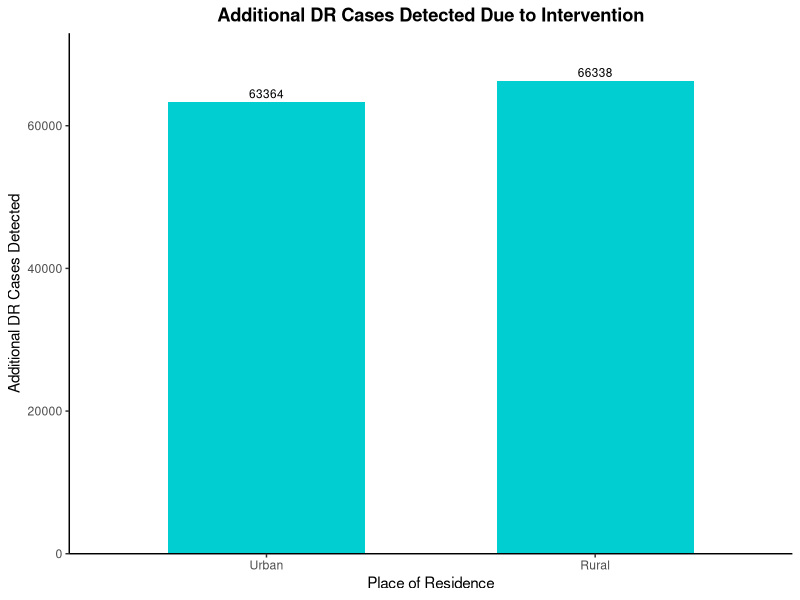
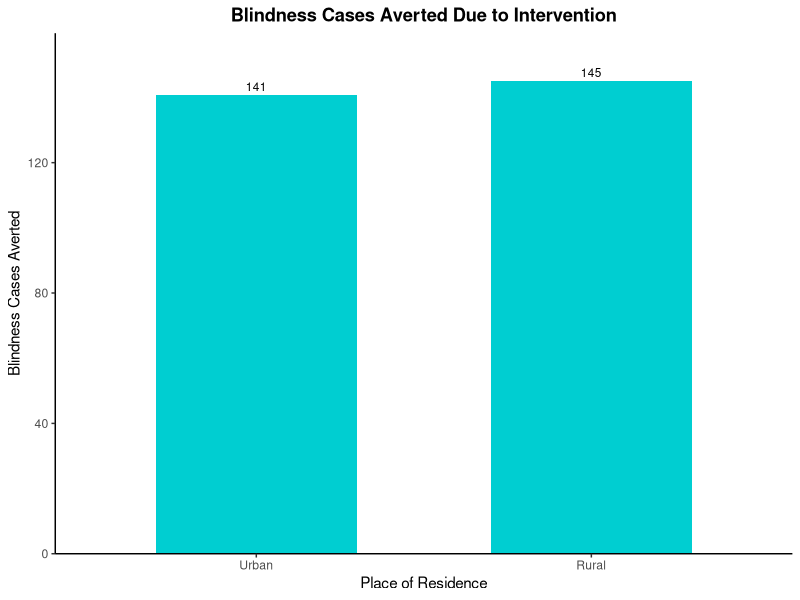

Reproduce these figures in R, in order.
#health benefit calculation and disaggregation by urban/rural sector 
#cases of DR detected and cases of blindness averted due to intervention
input <- read.csv("input table new.csv")
input$Parameters <- trimws(input$Parameters)
input$Value <- as.numeric(gsub(",", "", input$Value)) 
get_val <- function(name) input$Value[input$Parameters == name]
scale_to_target_pop <- get_val("target_pop") / get_val("pop")
plain_number <- function(x) format(round(x, 0), scientific = FALSE, trim = TRUE)

sectors <- c("u", "r")   # u = urban, r = rural
sector_labels <- c("Urban", "Rural")
get_pcu_sector <- function(s) get_val(paste0("pcu_", s)) / 100

#section 1: Additional DR cases detected due to intervention  

# 1.1 DR cases detected before intervention by sector
dr_baseline_ur <- sapply(sectors, function(s) {
  get_val(paste0("pop_", s)) *
    get_val(paste0("dr_", s)) *
    get_pcu_sector(s) *
    get_val("cov_b") *
    get_val("sens_b")
})

# 1.2 DR cases detected after intervention by sector
dr_inv_ur <- sapply(sectors, function(s) {
  get_val(paste0("pop_", s)) *
    get_val(paste0("dr_", s)) *
    get_pcu_sector(s) *
    get_val("cov_inv") *
    get_val("sens_inv")
})

# 1.3 Additional DR cases detected
dr_detected_ur <- dr_inv_ur - dr_baseline_ur
dr_detected_ur_target <- dr_detected_ur * scale_to_target_pop

library(ggplot2)
plot_dr_ur <- data.frame(
  sector = factor(sector_labels, levels = sector_labels),
  dr_detected = dr_detected_ur_target
)

ggplot(plot_dr_ur, aes(x = sector, y = dr_detected)) +
  geom_col(fill = "darkturquoise", width = 0.6) +
  geom_text(aes(label = plain_number(dr_detected)), vjust = -0.4, size = 3) +
  scale_y_continuous(labels = plain_number,
                     expand = expansion(mult = c(0, 0.1))) +
  labs(title = "Additional DR Cases Detected Due to Intervention",
       x = "Place of Residence",
       y = "Additional DR Cases Detected") +
  theme_classic() +
  theme(plot.title = element_text(hjust = 0.5, face = "bold"))


# ─── Section 2: Blindness cases averted due to intervention ────────────────────

# 2.1 Blindness cases due to DR before intervention by sector
blind_baseline_ur <- sapply(sectors, function(s) {
  get_val(paste0("pop_", s)) *
    get_val(paste0("dr_", s)) *
    get_pcu_sector(s) *
    get_val("cov_b") *
    get_val("sens_b") *
    (1 - get_val("lfu_referral")) *
    (1 - get_val("lfu_treat")) *
    get_val(paste0("vtdr_dr_", s)) *
    get_val("eff_blind")
})

# 2.2 Blindness cases due to DR after intervention by sector (with VTDR reduction)
blind_inv_ur <- sapply(sectors, function(s) {
  get_val(paste0("pop_", s)) *
    get_val(paste0("dr_", s)) *
    get_pcu_sector(s) *
    get_val("cov_inv") *
    get_val("sens_inv") *
    (1 - get_val("lfu_referral")) *
    (1 - get_val("lfu_treat")) *
    get_val(paste0("vtdr_dr_", s)) *
    (1 - get_val("vtdr_reduction")) *
    get_val("eff_blind")
})

# 2.3 Blindness cases averted
blind_averted_ur <- blind_inv_ur - blind_baseline_ur
blind_averted_ur_target <- blind_averted_ur * scale_to_target_pop

plot_blind_ur <- data.frame(
  sector = factor(sector_labels, levels = sector_labels),
  blind_averted = blind_averted_ur_target
)

ggplot(plot_blind_ur, aes(x = sector, y = blind_averted)) +
  geom_col(fill = "darkturquoise", width = 0.6) +
  geom_text(aes(label = plain_number(blind_averted)), vjust = -0.4, size = 3) +
  scale_y_continuous(labels = plain_number,
                     expand = expansion(mult = c(0, 0.1))) +
  labs(title = "Blindness Cases Averted Due to Intervention",
       x = "Place of Residence",
       y = "Blindness Cases Averted") +
  theme_classic() +
  theme(plot.title = element_text(hjust = 0.5, face = "bold"))

#dashboard

health_benefit_dash_ur <- as.data.frame(rbind(
  round(dr_detected_ur_target, 0),
  round(blind_averted_ur_target, 0)))
  colnames(health_benefit_dash_ur) <- c("Urban", "Rural")
  rownames(health_benefit_dash_ur) <- c(
    "Additional DR Cases Detected (scaled to target population)",
    "Blindness Cases Averted (scaled to target population)")

print(health_benefit_dash_ur)
